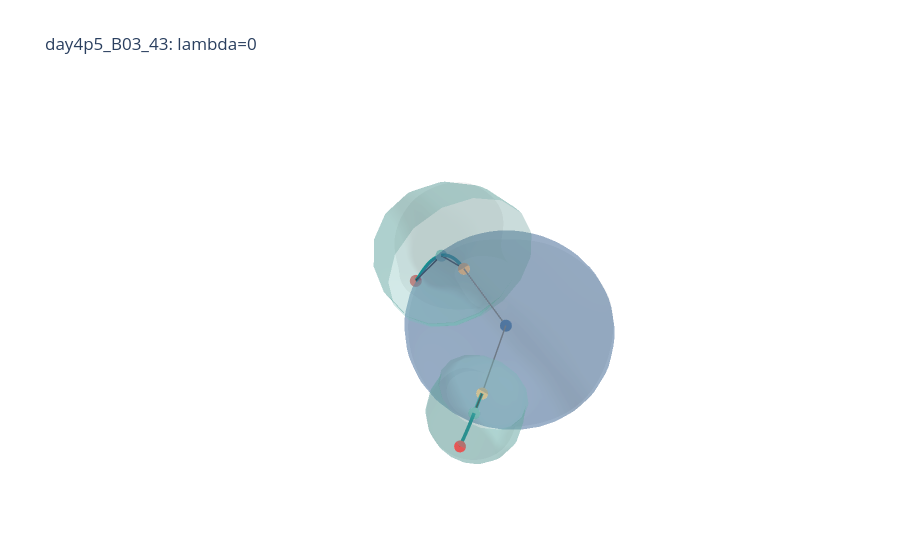
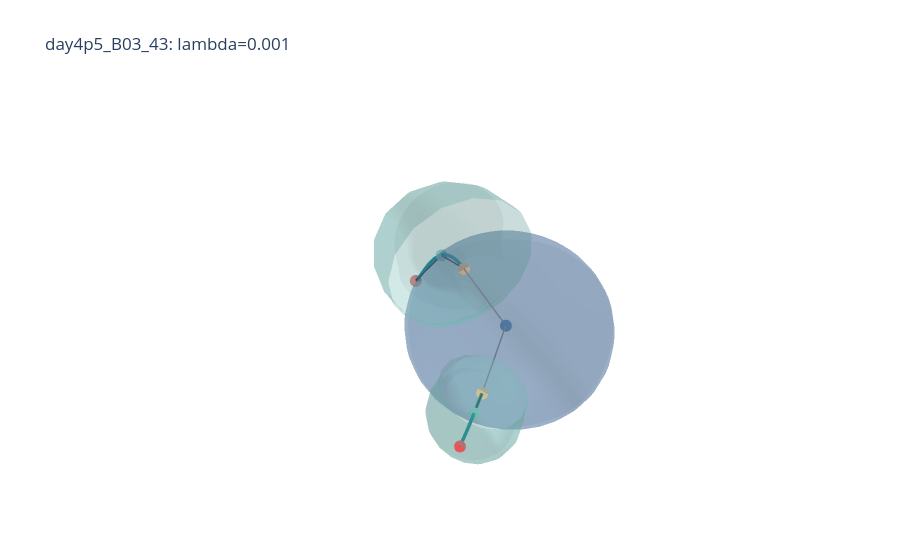
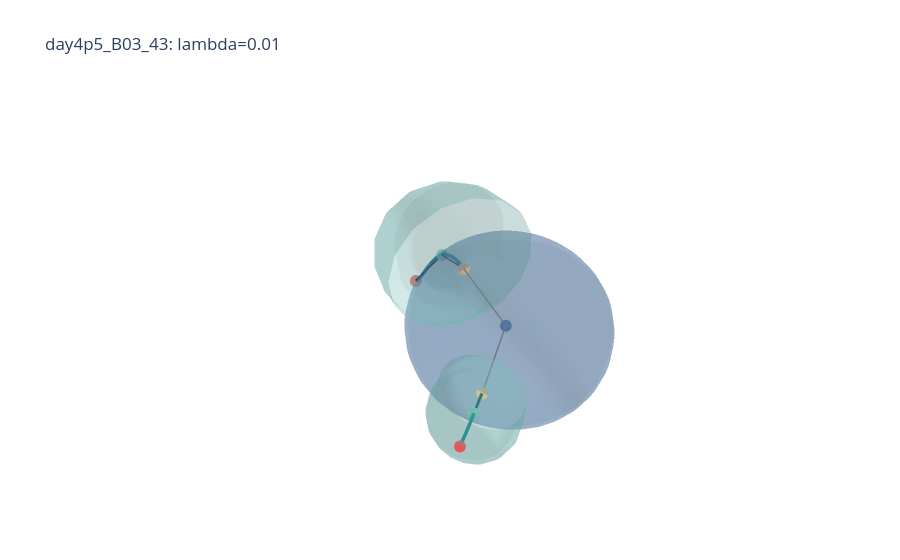
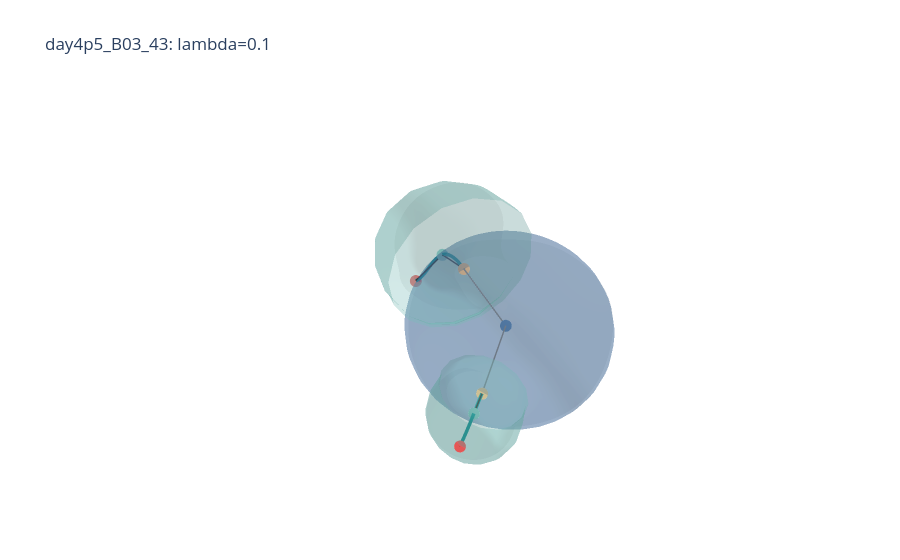

Here is the notebook cell these charts were saved with, in order:
### Markdown cell above
## 6) Visual comparison

Change `DISPLAY_LAMBDAS` near the top to inspect additional scan values. These are independent figures so each organoid and lambda retains the same interaction and framing as the main skeleton tutorial.

### Code cell
for record in organoid_records:
    label_uid = record["label_uid"]
    display(HTML(f"<h2>{label_uid}</h2>"))
    for lambda_value in DISPLAY_LAMBDAS:
        key = (label_uid, float(lambda_value))
        if key not in scan_results:
            print(f"lambda={lambda_value:g} was not included in LAMBDA_VALUES")
            continue
        result = scan_results[key]
        fig = plot_mesh_with_skeleton_and_primitives(
            result.mesh.v,
            result.mesh.f,
            result.graph,
            backend="plotly",
            mesh_alpha=0.12,
            primitive_alpha=0.32,
            show_node_labels=False,
        )
        fig.update_layout(
            title=f"{label_uid}: lambda={lambda_value:g}",
            showlegend=False,
        )
        display(fig)

### Figure 1 — Plotly figure (JSON) as saved in the notebook; plotly's stock layout.template omitted (floating-point values rounded to 4 significant figures; data arrays with more than 128 entries replaced by an {"elided": "..."} marker saying what was removed)
{"data": [{"color": "lightgray", "hoverinfo": "skip", "i": {"elided": "35998 int values"}, "j": {"elided": "35998 int values"}, "k": {"elided": "35998 int values"}, "name": "mesh", "opacity": 0.12, "type": "mesh3d", "x": {"elided": "18001 float values"}, "y": {"elided": "18001 float values"}, "z": {"elided": "18001 float values"}}, {"hovertext": "crypt_0_body_to_attachment", "line": {"color": "#7f7f7f", "width": 3}, "mode": "lines", "name": "body_to_attachment", "showlegend": false, "type": "scatter3d", "x": [1.227, -1.054], "y": [3.486, -1.978], "z": [-0.03894, 1.039]}, {"hovertext": "crypt_0_attachment_to_crypt", "line": {"color": "#222222", "width": 3}, "mode": "lines", "name": "attachment_to_crypt", "showlegend": false, "type": "scatter3d", "x": [-1.054, -2.526], "y": [-1.978, -5.659], "z": [1.039, 0.4704]}, {"hovertext": "crypt_0_crypt_to_tip", "line": {"color": "#222222", "width": 3}, "mode": "lines", "name": "crypt_to_tip", "showlegend": false, "type": "scatter3d", "x": [-2.526, -4.649], "y": [-5.659, -11.19], "z": [0.4704, -4.198]}, {"hovertext": "crypt_1_body_to_attachment", "line": {"color": "#7f7f7f", "width": 3}, "mode": "lines", "name": "body_to_attachment", "showlegend": false, "type": "scatter3d", "x": [1.227, 6.467], "y": [3.486, 6.322], "z": [-0.03894, -0.2002]}, {"hovertext": "crypt_1_attachment_to_crypt", "line": {"color": "#222222", "width": 3}, "mode": "lines", "name": "attachment_to_crypt", "showlegend": false, "type": "scatter3d", "x": [6.467, 7.81], "y": [6.322, 7.051], "z": [-0.2002, -0.06136]}, {"hovertext": "crypt_1_crypt_to_tip", "line": {"color": "#222222", "width": 3}, "mode": "lines", "name": "crypt_to_tip", "showlegend": false, "type": "scatter3d", "x": [7.81, 9.702], "y": [7.051, 8.024], "z": [-0.06136, 0.08546]}, {"hovertext": "crypt_0_path_0", "line": {"color": "#008b8b", "width": 7}, "mode": "lines", "name": "smooth crypt centerline", "showlegend": false, "type": "scatter3d", "x": [-1.054, -1.134, -1.214, -1.294, -1.374, -1.454, -1.534, -1.614, -1.694, -1.774, -1.853, -1.932, -2.011, -2.09, -2.168, -2.246, -2.323, -2.4, -2.476, -2.551, -2.626, -2.701, -2.774, -2.847, -2.919, -2.99, -3.061, -3.13, -3.198, -3.266, -3.332, -3.397, -3.461, -3.524, -3.586, -3.646, -3.705, -3.763, -3.819, -3.874, -3.927, -3.979, -4.03, -4.078, -4.125, -4.171, -4.214, -4.256, -4.296, -4.334, -4.37, -4.405, -4.437, -4.467, -4.496, -4.522, -4.546, -4.567, -4.587, -4.604, -4.619, -4.631, -4.641, -4.649], "y": [-1.978, -2.18, -2.381, -2.582, -2.783, -2.984, -3.185, -3.385, -3.585, -3.784, -3.982, -4.18, -4.377, -4.572, -4.767, -4.961, -5.153, -5.344, -5.534, -5.723, -5.909, -6.094, -6.278, -6.459, -6.639, -6.816, -6.992, -7.165, -7.336, -7.505, -7.671, -7.835, -7.996, -8.154, -8.309, -8.462, -8.611, -8.758, -8.901, -9.041, -9.178, -9.311, -9.441, -9.567, -9.69, -9.808, -9.923, -10.03, -10.14, -10.24, -10.34, -10.44, -10.53, -10.61, -10.69, -10.77, -10.84, -10.9, -10.96, -11.02, -11.07, -11.12, -11.16, -11.19], "z": [1.039, 1.083, 1.118, 1.142, 1.157, 1.163, 1.16, 1.148, 1.128, 1.099, 1.063, 1.02, 0.9694, 0.912, 0.8479, 0.7776, 0.7013, 0.6193, 0.5319, 0.4394, 0.3421, 0.2403, 0.1343, 0.02441, -0.08914, -0.206, -0.3259, -0.4486, -0.5737, -0.7009, -0.83, -0.9606, -1.093, -1.225, -1.359, -1.493, -1.627, -1.761, -1.894, -2.027, -2.158, -2.288, -2.416, -2.543, -2.667, -2.788, -2.907, -3.022, -3.134, -3.242, -3.347, -3.446, -3.542, -3.632, -3.717, -3.796, -3.87, -3.938, -3.999, -4.053, -4.101, -4.141, -4.174, -4.198]}, {"hovertext": "crypt_1_path_0", "line": {"color": "#008b8b", "width": 7}, "mode": "lines", "name": "smooth crypt centerline", "showlegend": false, "type": "scatter3d", "x": [6.467, 6.522, 6.576, 6.629, 6.681, 6.733, 6.785, 6.836, 6.886, 6.936, 6.985, 7.034, 7.083, 7.131, 7.179, 7.227, 7.274, 7.321, 7.368, 7.414, 7.461, 7.507, 7.553, 7.599, 7.645, 7.691, 7.737, 7.783, 7.83, 7.876, 7.922, 7.968, 8.015, 8.062, 8.109, 8.156, 8.204, 8.252, 8.3, 8.349, 8.398, 8.447, 8.497, 8.548, 8.598, 8.65, 8.702, 8.755, 8.808, 8.862, 8.916, 8.972, 9.028, 9.085, 9.142, 9.201, 9.26, 9.32, 9.381, 9.444, 9.507, 9.571, 9.636, 9.702], "y": [6.322, 6.349, 6.375, 6.401, 6.428, 6.454, 6.48, 6.507, 6.533, 6.559, 6.586, 6.612, 6.638, 6.665, 6.691, 6.717, 6.744, 6.77, 6.797, 6.823, 6.85, 6.876, 6.903, 6.929, 6.956, 6.982, 7.009, 7.036, 7.062, 7.089, 7.116, 7.143, 7.169, 7.196, 7.223, 7.25, 7.277, 7.304, 7.331, 7.358, 7.385, 7.412, 7.44, 7.467, 7.494, 7.522, 7.549, 7.577, 7.604, 7.632, 7.659, 7.687, 7.715, 7.743, 7.771, 7.798, 7.826, 7.855, 7.883, 7.911, 7.939, 7.968, 7.996, 8.024], "z": [-0.2002, -0.2016, -0.2024, -0.2025, -0.2019, -0.2007, -0.1989, -0.1965, -0.1936, -0.1902, -0.1862, -0.1818, -0.1769, -0.1716, -0.1659, -0.1598, -0.1533, -0.1466, -0.1395, -0.1322, -0.1246, -0.1168, -0.1087, -0.1005, -0.09218, -0.0837, -0.07512, -0.06646, -0.05776, -0.04902, -0.04028, -0.03157, -0.0229, -0.01431, -0.005814, 0.002557, 0.01078, 0.01883, 0.02668, 0.03431, 0.04169, 0.0488, 0.05561, 0.06209, 0.06823, 0.074, 0.07936, 0.08431, 0.0888, 0.09282, 0.09635, 0.09935, 0.1018, 0.1037, 0.105, 0.1056, 0.1056, 0.105, 0.1036, 0.1015, 0.0987, 0.09509, 0.09069, 0.08546]}, {"hovertext": ["body"], "marker": {"color": "#4c78a8", "size": 7}, "mode": "markers", "name": "body", "textposition": "top center", "type": "scatter3d", "x": [1.227], "y": [3.486], "z": [-0.03894]}, {"hovertext": ["crypt_0_attachment", "crypt_1_attachment"], "marker": {"color": "#ffbf79", "size": 7}, "mode": "markers", "name": "attachment", "textposition": "top center", "type": "scatter3d", "x": [-1.054, 6.467], "y": [-1.978, 6.322], "z": [1.039, -0.2002]}, {"hovertext": ["crypt_0_crypt", "crypt_1_crypt"], "marker": {"color": "#72b7b2", "size": 7}, "mode": "markers", "name": "crypt", "textposition": "top center", "type": "scatter3d", "x": [-2.526, 7.81], "y": [-5.659, 7.051], "z": [0.4704, -0.06136]}, {"hovertext": ["crypt_0_tip", "crypt_1_tip"], "marker": {"color": "#e45756", "size": 7}, "mode": "markers", "name": "tip", "textposition": "top center", "type": "scatter3d", "x": [-4.649, 9.702], "y": [-11.19, 8.024], "z": [-4.198, 0.08546]}, {"color": "#4c78a8", "hovertext": "body", "i": {"elided": "1984 int values"}, "j": {"elided": "1984 int values"}, "k": {"elided": "1984 int values"}, "name": "body", "opacity": 0.32, "type": "mesh3d", "x": {"elided": "1024 float values"}, "y": {"elided": "1024 float values"}, "z": {"elided": "1024 float values"}}, {"color": "#72b7b2", "hovertext": "crypt_0_path_0", "i": {"elided": "1008 int values"}, "j": {"elided": "1008 int values"}, "k": {"elided": "1008 int values"}, "name": "crypt_0_path_0", "opacity": 0.32, "type": "mesh3d", "x": {"elided": "513 float values"}, "y": {"elided": "513 float values"}, "z": {"elided": "513 float values"}}, {"color": "#72b7b2", "hovertext": "crypt_1_path_0", "i": {"elided": "1008 int values"}, "j": {"elided": "1008 int values"}, "k": {"elided": "1008 int values"}, "name": "crypt_1_path_0", "opacity": 0.32, "type": "mesh3d", "x": {"elided": "513 float values"}, "y": {"elided": "513 float values"}, "z": {"elided": "513 float values"}}], "layout": {"scene": {"aspectmode": "data", "camera": {"eye": {"x": 1.05, "y": 1.05, "z": 0.75}}, "xaxis": {"visible": false}, "yaxis": {"visible": false}, "zaxis": {"visible": false}}, "showlegend": false, "title": {"text": "day4p5_B03_43: lambda=0"}}}

### Figure 2 — Plotly figure (JSON) as saved in the notebook; plotly's stock layout.template omitted (floating-point values rounded to 4 significant figures; data arrays with more than 128 entries replaced by an {"elided": "..."} marker saying what was removed)
{"data": [{"color": "lightgray", "hoverinfo": "skip", "i": {"elided": "35998 int values"}, "j": {"elided": "35998 int values"}, "k": {"elided": "35998 int values"}, "name": "mesh", "opacity": 0.12, "type": "mesh3d", "x": {"elided": "18001 float values"}, "y": {"elided": "18001 float values"}, "z": {"elided": "18001 float values"}}, {"hovertext": "crypt_0_body_to_attachment", "line": {"color": "#7f7f7f", "width": 3}, "mode": "lines", "name": "body_to_attachment", "showlegend": false, "type": "scatter3d", "x": [1.227, -1.054], "y": [3.486, -1.978], "z": [-0.03894, 1.039]}, {"hovertext": "crypt_0_attachment_to_crypt", "line": {"color": "#222222", "width": 3}, "mode": "lines", "name": "attachment_to_crypt", "showlegend": false, "type": "scatter3d", "x": [-1.054, -2.545], "y": [-1.978, -5.651], "z": [1.039, 0.4895]}, {"hovertext": "crypt_0_crypt_to_tip", "line": {"color": "#222222", "width": 3}, "mode": "lines", "name": "crypt_to_tip", "showlegend": false, "type": "scatter3d", "x": [-2.545, -4.649], "y": [-5.651, -11.19], "z": [0.4895, -4.198]}, {"hovertext": "crypt_1_body_to_attachment", "line": {"color": "#7f7f7f", "width": 3}, "mode": "lines", "name": "body_to_attachment", "showlegend": false, "type": "scatter3d", "x": [1.227, 6.467], "y": [3.486, 6.322], "z": [-0.03894, -0.2002]}, {"hovertext": "crypt_1_attachment_to_crypt", "line": {"color": "#222222", "width": 3}, "mode": "lines", "name": "attachment_to_crypt", "showlegend": false, "type": "scatter3d", "x": [6.467, 7.811], "y": [6.322, 7.05], "z": [-0.2002, -0.0633]}, {"hovertext": "crypt_1_crypt_to_tip", "line": {"color": "#222222", "width": 3}, "mode": "lines", "name": "crypt_to_tip", "showlegend": false, "type": "scatter3d", "x": [7.811, 9.702], "y": [7.05, 8.024], "z": [-0.0633, 0.08546]}, {"hovertext": "crypt_0_path_0", "line": {"color": "#008b8b", "width": 7}, "mode": "lines", "name": "smooth crypt centerline", "showlegend": false, "type": "scatter3d", "x": [-1.054, -1.134, -1.213, -1.293, -1.373, -1.452, -1.531, -1.61, -1.689, -1.768, -1.846, -1.924, -2.001, -2.078, -2.155, -2.231, -2.307, -2.382, -2.457, -2.53, -2.604, -2.676, -2.748, -2.819, -2.889, -2.959, -3.028, -3.095, -3.162, -3.228, -3.293, -3.357, -3.419, -3.481, -3.541, -3.601, -3.659, -3.716, -3.771, -3.826, -3.879, -3.93, -3.981, -4.029, -4.077, -4.122, -4.167, -4.209, -4.25, -4.29, -4.328, -4.364, -4.398, -4.43, -4.461, -4.49, -4.517, -4.542, -4.565, -4.586, -4.605, -4.622, -4.636, -4.649], "y": [-1.978, -2.179, -2.379, -2.579, -2.777, -2.974, -3.171, -3.367, -3.561, -3.754, -3.947, -4.138, -4.327, -4.516, -4.703, -4.888, -5.073, -5.255, -5.437, -5.616, -5.794, -5.97, -6.145, -6.317, -6.488, -6.657, -6.824, -6.989, -7.152, -7.313, -7.472, -7.629, -7.783, -7.935, -8.085, -8.232, -8.377, -8.519, -8.659, -8.797, -8.931, -9.063, -9.193, -9.319, -9.443, -9.564, -9.682, -9.797, -9.909, -10.02, -10.12, -10.23, -10.33, -10.42, -10.51, -10.6, -10.69, -10.77, -10.85, -10.93, -11.0, -11.07, -11.13, -11.19], "z": [1.039, 1.084, 1.119, 1.145, 1.161, 1.169, 1.168, 1.16, 1.143, 1.118, 1.086, 1.047, 1.001, 0.948, 0.8889, 0.8237, 0.7527, 0.6761, 0.5942, 0.5072, 0.4156, 0.3194, 0.2191, 0.1148, 0.006776, -0.1046, -0.2191, -0.3365, -0.4565, -0.5788, -0.7032, -0.8293, -0.957, -1.086, -1.216, -1.346, -1.478, -1.609, -1.74, -1.871, -2.001, -2.13, -2.258, -2.385, -2.51, -2.632, -2.753, -2.871, -2.987, -3.099, -3.208, -3.313, -3.415, -3.512, -3.605, -3.693, -3.776, -3.854, -3.927, -3.994, -4.055, -4.109, -4.157, -4.198]}, {"hovertext": "crypt_1_path_0", "line": {"color": "#008b8b", "width": 7}, "mode": "lines", "name": "smooth crypt centerline", "showlegend": false, "type": "scatter3d", "x": [6.467, 6.52, 6.572, 6.624, 6.675, 6.726, 6.776, 6.826, 6.876, 6.926, 6.975, 7.024, 7.073, 7.121, 7.169, 7.217, 7.265, 7.313, 7.361, 7.408, 7.456, 7.503, 7.55, 7.598, 7.645, 7.692, 7.74, 7.787, 7.834, 7.882, 7.93, 7.977, 8.025, 8.074, 8.122, 8.17, 8.219, 8.268, 8.318, 8.367, 8.417, 8.468, 8.518, 8.569, 8.621, 8.673, 8.725, 8.778, 8.831, 8.885, 8.939, 8.994, 9.049, 9.105, 9.162, 9.219, 9.277, 9.336, 9.395, 9.455, 9.515, 9.577, 9.639, 9.702], "y": [6.322, 6.348, 6.373, 6.399, 6.424, 6.45, 6.476, 6.502, 6.528, 6.554, 6.58, 6.607, 6.633, 6.66, 6.686, 6.713, 6.739, 6.766, 6.793, 6.82, 6.847, 6.874, 6.901, 6.928, 6.955, 6.982, 7.009, 7.036, 7.064, 7.091, 7.118, 7.146, 7.173, 7.2, 7.228, 7.255, 7.283, 7.31, 7.338, 7.366, 7.393, 7.421, 7.448, 7.476, 7.503, 7.531, 7.559, 7.586, 7.614, 7.641, 7.669, 7.696, 7.724, 7.751, 7.779, 7.806, 7.834, 7.861, 7.888, 7.916, 7.943, 7.97, 7.997, 8.024], "z": [-0.2002, -0.2016, -0.2023, -0.2023, -0.2017, -0.2005, -0.1987, -0.1963, -0.1934, -0.19, -0.1861, -0.1817, -0.1769, -0.1716, -0.166, -0.1599, -0.1536, -0.1469, -0.1399, -0.1327, -0.1251, -0.1174, -0.1095, -0.1014, -0.09313, -0.08475, -0.07627, -0.06771, -0.0591, -0.05045, -0.04181, -0.03319, -0.02461, -0.0161, -0.007684, 0.0006125, 0.008766, 0.01675, 0.02455, 0.03212, 0.03946, 0.04653, 0.05331, 0.05978, 0.06591, 0.07168, 0.07705, 0.08202, 0.08655, 0.09062, 0.0942, 0.09727, 0.09981, 0.1018, 0.1032, 0.104, 0.1041, 0.1036, 0.1024, 0.1006, 0.09794, 0.09457, 0.09042, 0.08546]}, {"hovertext": ["body"], "marker": {"color": "#4c78a8", "size": 7}, "mode": "markers", "name": "body", "textposition": "top center", "type": "scatter3d", "x": [1.227], "y": [3.486], "z": [-0.03894]}, {"hovertext": ["crypt_0_attachment", "crypt_1_attachment"], "marker": {"color": "#ffbf79", "size": 7}, "mode": "markers", "name": "attachment", "textposition": "top center", "type": "scatter3d", "x": [-1.054, 6.467], "y": [-1.978, 6.322], "z": [1.039, -0.2002]}, {"hovertext": ["crypt_0_crypt", "crypt_1_crypt"], "marker": {"color": "#72b7b2", "size": 7}, "mode": "markers", "name": "crypt", "textposition": "top center", "type": "scatter3d", "x": [-2.545, 7.811], "y": [-5.651, 7.05], "z": [0.4895, -0.0633]}, {"hovertext": ["crypt_0_tip", "crypt_1_tip"], "marker": {"color": "#e45756", "size": 7}, "mode": "markers", "name": "tip", "textposition": "top center", "type": "scatter3d", "x": [-4.649, 9.702], "y": [-11.19, 8.024], "z": [-4.198, 0.08546]}, {"color": "#4c78a8", "hovertext": "body", "i": {"elided": "1984 int values"}, "j": {"elided": "1984 int values"}, "k": {"elided": "1984 int values"}, "name": "body", "opacity": 0.32, "type": "mesh3d", "x": {"elided": "1024 float values"}, "y": {"elided": "1024 float values"}, "z": {"elided": "1024 float values"}}, {"color": "#72b7b2", "hovertext": "crypt_0_path_0", "i": {"elided": "1008 int values"}, "j": {"elided": "1008 int values"}, "k": {"elided": "1008 int values"}, "name": "crypt_0_path_0", "opacity": 0.32, "type": "mesh3d", "x": {"elided": "513 float values"}, "y": {"elided": "513 float values"}, "z": {"elided": "513 float values"}}, {"color": "#72b7b2", "hovertext": "crypt_1_path_0", "i": {"elided": "1008 int values"}, "j": {"elided": "1008 int values"}, "k": {"elided": "1008 int values"}, "name": "crypt_1_path_0", "opacity": 0.32, "type": "mesh3d", "x": {"elided": "513 float values"}, "y": {"elided": "513 float values"}, "z": {"elided": "513 float values"}}], "layout": {"scene": {"aspectmode": "data", "camera": {"eye": {"x": 1.05, "y": 1.05, "z": 0.75}}, "xaxis": {"visible": false}, "yaxis": {"visible": false}, "zaxis": {"visible": false}}, "showlegend": false, "title": {"text": "day4p5_B03_43: lambda=0.001"}}}

### Figure 3 — Plotly figure (JSON) as saved in the notebook; plotly's stock layout.template omitted (floating-point values rounded to 4 significant figures; data arrays with more than 128 entries replaced by an {"elided": "..."} marker saying what was removed)
{"data": [{"color": "lightgray", "hoverinfo": "skip", "i": {"elided": "35998 int values"}, "j": {"elided": "35998 int values"}, "k": {"elided": "35998 int values"}, "name": "mesh", "opacity": 0.12, "type": "mesh3d", "x": {"elided": "18001 float values"}, "y": {"elided": "18001 float values"}, "z": {"elided": "18001 float values"}}, {"hovertext": "crypt_0_body_to_attachment", "line": {"color": "#7f7f7f", "width": 3}, "mode": "lines", "name": "body_to_attachment", "showlegend": false, "type": "scatter3d", "x": [1.227, -1.054], "y": [3.486, -1.978], "z": [-0.03894, 1.039]}, {"hovertext": "crypt_0_attachment_to_crypt", "line": {"color": "#222222", "width": 3}, "mode": "lines", "name": "attachment_to_crypt", "showlegend": false, "type": "scatter3d", "x": [-1.054, -2.574], "y": [-1.978, -5.639], "z": [1.039, 0.5149]}, {"hovertext": "crypt_0_crypt_to_tip", "line": {"color": "#222222", "width": 3}, "mode": "lines", "name": "crypt_to_tip", "showlegend": false, "type": "scatter3d", "x": [-2.574, -4.649], "y": [-5.639, -11.19], "z": [0.5149, -4.198]}, {"hovertext": "crypt_1_body_to_attachment", "line": {"color": "#7f7f7f", "width": 3}, "mode": "lines", "name": "body_to_attachment", "showlegend": false, "type": "scatter3d", "x": [1.227, 6.467], "y": [3.486, 6.322], "z": [-0.03894, -0.2002]}, {"hovertext": "crypt_1_attachment_to_crypt", "line": {"color": "#222222", "width": 3}, "mode": "lines", "name": "attachment_to_crypt", "showlegend": false, "type": "scatter3d", "x": [6.467, 7.815], "y": [6.322, 7.045], "z": [-0.2002, -0.07538]}, {"hovertext": "crypt_1_crypt_to_tip", "line": {"color": "#222222", "width": 3}, "mode": "lines", "name": "crypt_to_tip", "showlegend": false, "type": "scatter3d", "x": [7.815, 9.702], "y": [7.045, 8.024], "z": [-0.07538, 0.08546]}, {"hovertext": "crypt_0_path_0", "line": {"color": "#008b8b", "width": 7}, "mode": "lines", "name": "smooth crypt centerline", "showlegend": false, "type": "scatter3d", "x": [-1.054, -1.134, -1.213, -1.292, -1.371, -1.45, -1.528, -1.605, -1.683, -1.76, -1.836, -1.912, -1.988, -2.063, -2.138, -2.212, -2.285, -2.358, -2.43, -2.502, -2.572, -2.643, -2.712, -2.781, -2.849, -2.916, -2.982, -3.048, -3.112, -3.176, -3.239, -3.301, -3.362, -3.422, -3.481, -3.539, -3.595, -3.651, -3.706, -3.76, -3.812, -3.863, -3.913, -3.962, -4.01, -4.056, -4.102, -4.145, -4.188, -4.229, -4.269, -4.307, -4.344, -4.379, -4.413, -4.446, -4.477, -4.506, -4.534, -4.56, -4.585, -4.608, -4.629, -4.649], "y": [-1.978, -2.179, -2.377, -2.574, -2.768, -2.961, -3.152, -3.341, -3.529, -3.714, -3.898, -4.08, -4.26, -4.438, -4.614, -4.789, -4.962, -5.133, -5.303, -5.47, -5.636, -5.8, -5.962, -6.123, -6.282, -6.439, -6.594, -6.748, -6.9, -7.05, -7.199, -7.346, -7.491, -7.635, -7.776, -7.917, -8.055, -8.192, -8.327, -8.461, -8.593, -8.723, -8.852, -8.979, -9.105, -9.229, -9.351, -9.472, -9.591, -9.709, -9.825, -9.939, -10.05, -10.16, -10.27, -10.38, -10.49, -10.59, -10.7, -10.8, -10.9, -11.0, -11.1, -11.19], "z": [1.039, 1.084, 1.12, 1.148, 1.167, 1.178, 1.181, 1.176, 1.163, 1.144, 1.117, 1.084, 1.044, 0.9976, 0.9452, 0.887, 0.8232, 0.754, 0.6796, 0.6003, 0.5164, 0.428, 0.3354, 0.2388, 0.1384, 0.03457, -0.07255, -0.1827, -0.2957, -0.4112, -0.5291, -0.6491, -0.771, -0.8945, -1.019, -1.145, -1.272, -1.4, -1.528, -1.657, -1.785, -1.913, -2.041, -2.168, -2.294, -2.419, -2.542, -2.664, -2.784, -2.902, -3.017, -3.13, -3.24, -3.347, -3.451, -3.551, -3.648, -3.74, -3.829, -3.912, -3.991, -4.066, -4.135, -4.198]}, {"hovertext": "crypt_1_path_0", "line": {"color": "#008b8b", "width": 7}, "mode": "lines", "name": "smooth crypt centerline", "showlegend": false, "type": "scatter3d", "x": [6.467, 6.519, 6.571, 6.623, 6.675, 6.726, 6.777, 6.828, 6.879, 6.93, 6.981, 7.032, 7.083, 7.133, 7.183, 7.234, 7.284, 7.334, 7.385, 7.435, 7.485, 7.535, 7.585, 7.635, 7.685, 7.735, 7.785, 7.835, 7.885, 7.935, 7.985, 8.035, 8.085, 8.136, 8.186, 8.236, 8.287, 8.337, 8.388, 8.438, 8.489, 8.54, 8.591, 8.642, 8.693, 8.745, 8.796, 8.848, 8.9, 8.952, 9.004, 9.057, 9.109, 9.162, 9.215, 9.268, 9.321, 9.375, 9.429, 9.483, 9.537, 9.592, 9.647, 9.702], "y": [6.322, 6.347, 6.373, 6.398, 6.424, 6.45, 6.476, 6.503, 6.529, 6.556, 6.583, 6.61, 6.637, 6.664, 6.692, 6.719, 6.747, 6.775, 6.803, 6.831, 6.859, 6.887, 6.915, 6.943, 6.971, 7.0, 7.028, 7.057, 7.085, 7.113, 7.142, 7.17, 7.198, 7.227, 7.255, 7.283, 7.312, 7.34, 7.368, 7.396, 7.424, 7.452, 7.479, 7.507, 7.534, 7.562, 7.589, 7.616, 7.643, 7.67, 7.697, 7.723, 7.749, 7.775, 7.801, 7.827, 7.853, 7.878, 7.903, 7.928, 7.952, 7.977, 8.001, 8.024], "z": [-0.2002, -0.2015, -0.2023, -0.2024, -0.2018, -0.2007, -0.199, -0.1967, -0.1939, -0.1906, -0.1869, -0.1826, -0.178, -0.1729, -0.1674, -0.1616, -0.1555, -0.149, -0.1422, -0.1352, -0.1279, -0.1204, -0.1127, -0.1048, -0.09682, -0.08867, -0.0804, -0.07206, -0.06366, -0.05522, -0.04678, -0.03834, -0.02994, -0.02159, -0.01333, -0.005177, 0.00285, 0.01073, 0.01842, 0.02593, 0.0332, 0.04024, 0.047, 0.05347, 0.05963, 0.06544, 0.0709, 0.07597, 0.08062, 0.08485, 0.08862, 0.09191, 0.0947, 0.09696, 0.09867, 0.0998, 0.1003, 0.1003, 0.09954, 0.09816, 0.09608, 0.09328, 0.08975, 0.08546]}, {"hovertext": ["body"], "marker": {"color": "#4c78a8", "size": 7}, "mode": "markers", "name": "body", "textposition": "top center", "type": "scatter3d", "x": [1.227], "y": [3.486], "z": [-0.03894]}, {"hovertext": ["crypt_0_attachment", "crypt_1_attachment"], "marker": {"color": "#ffbf79", "size": 7}, "mode": "markers", "name": "attachment", "textposition": "top center", "type": "scatter3d", "x": [-1.054, 6.467], "y": [-1.978, 6.322], "z": [1.039, -0.2002]}, {"hovertext": ["crypt_0_crypt", "crypt_1_crypt"], "marker": {"color": "#72b7b2", "size": 7}, "mode": "markers", "name": "crypt", "textposition": "top center", "type": "scatter3d", "x": [-2.574, 7.815], "y": [-5.639, 7.045], "z": [0.5149, -0.07538]}, {"hovertext": ["crypt_0_tip", "crypt_1_tip"], "marker": {"color": "#e45756", "size": 7}, "mode": "markers", "name": "tip", "textposition": "top center", "type": "scatter3d", "x": [-4.649, 9.702], "y": [-11.19, 8.024], "z": [-4.198, 0.08546]}, {"color": "#4c78a8", "hovertext": "body", "i": {"elided": "1984 int values"}, "j": {"elided": "1984 int values"}, "k": {"elided": "1984 int values"}, "name": "body", "opacity": 0.32, "type": "mesh3d", "x": {"elided": "1024 float values"}, "y": {"elided": "1024 float values"}, "z": {"elided": "1024 float values"}}, {"color": "#72b7b2", "hovertext": "crypt_0_path_0", "i": {"elided": "1008 int values"}, "j": {"elided": "1008 int values"}, "k": {"elided": "1008 int values"}, "name": "crypt_0_path_0", "opacity": 0.32, "type": "mesh3d", "x": {"elided": "513 float values"}, "y": {"elided": "513 float values"}, "z": {"elided": "513 float values"}}, {"color": "#72b7b2", "hovertext": "crypt_1_path_0", "i": {"elided": "1008 int values"}, "j": {"elided": "1008 int values"}, "k": {"elided": "1008 int values"}, "name": "crypt_1_path_0", "opacity": 0.32, "type": "mesh3d", "x": {"elided": "513 float values"}, "y": {"elided": "513 float values"}, "z": {"elided": "513 float values"}}], "layout": {"scene": {"aspectmode": "data", "camera": {"eye": {"x": 1.05, "y": 1.05, "z": 0.75}}, "xaxis": {"visible": false}, "yaxis": {"visible": false}, "zaxis": {"visible": false}}, "showlegend": false, "title": {"text": "day4p5_B03_43: lambda=0.01"}}}

### Figure 4 — Plotly figure (JSON) as saved in the notebook; plotly's stock layout.template omitted (floating-point values rounded to 4 significant figures; data arrays with more than 128 entries replaced by an {"elided": "..."} marker saying what was removed)
{"data": [{"color": "lightgray", "hoverinfo": "skip", "i": {"elided": "35998 int values"}, "j": {"elided": "35998 int values"}, "k": {"elided": "35998 int values"}, "name": "mesh", "opacity": 0.12, "type": "mesh3d", "x": {"elided": "18001 float values"}, "y": {"elided": "18001 float values"}, "z": {"elided": "18001 float values"}}, {"hovertext": "crypt_0_body_to_attachment", "line": {"color": "#7f7f7f", "width": 3}, "mode": "lines", "name": "body_to_attachment", "showlegend": false, "type": "scatter3d", "x": [1.227, -1.054], "y": [3.486, -1.978], "z": [-0.03894, 1.039]}, {"hovertext": "crypt_0_attachment_to_crypt", "line": {"color": "#222222", "width": 3}, "mode": "lines", "name": "attachment_to_crypt", "showlegend": false, "type": "scatter3d", "x": [-1.054, -2.603], "y": [-1.978, -5.626], "z": [1.039, 0.5369]}, {"hovertext": "crypt_0_crypt_to_tip", "line": {"color": "#222222", "width": 3}, "mode": "lines", "name": "crypt_to_tip", "showlegend": false, "type": "scatter3d", "x": [-2.603, -4.649], "y": [-5.626, -11.19], "z": [0.5369, -4.198]}, {"hovertext": "crypt_1_body_to_attachment", "line": {"color": "#7f7f7f", "width": 3}, "mode": "lines", "name": "body_to_attachment", "showlegend": false, "type": "scatter3d", "x": [1.227, 6.467], "y": [3.486, 6.322], "z": [-0.03894, -0.2002]}, {"hovertext": "crypt_1_attachment_to_crypt", "line": {"color": "#222222", "width": 3}, "mode": "lines", "name": "attachment_to_crypt", "showlegend": false, "type": "scatter3d", "x": [6.467, 7.816], "y": [6.322, 7.044], "z": [-0.2002, -0.07818]}, {"hovertext": "crypt_1_crypt_to_tip", "line": {"color": "#222222", "width": 3}, "mode": "lines", "name": "crypt_to_tip", "showlegend": false, "type": "scatter3d", "x": [7.816, 9.702], "y": [7.044, 8.024], "z": [-0.07818, 0.08546]}, {"hovertext": "crypt_0_path_0", "line": {"color": "#008b8b", "width": 7}, "mode": "lines", "name": "smooth crypt centerline", "showlegend": false, "type": "scatter3d", "x": [-1.054, -1.134, -1.213, -1.291, -1.369, -1.447, -1.524, -1.601, -1.677, -1.753, -1.828, -1.902, -1.976, -2.049, -2.122, -2.194, -2.265, -2.336, -2.406, -2.476, -2.544, -2.612, -2.68, -2.746, -2.812, -2.877, -2.941, -3.005, -3.067, -3.129, -3.19, -3.25, -3.31, -3.368, -3.426, -3.482, -3.538, -3.593, -3.647, -3.7, -3.752, -3.803, -3.853, -3.902, -3.95, -3.997, -4.043, -4.087, -4.131, -4.174, -4.215, -4.256, -4.295, -4.333, -4.37, -4.406, -4.441, -4.474, -4.506, -4.538, -4.567, -4.596, -4.623, -4.649], "y": [-1.978, -2.178, -2.375, -2.569, -2.76, -2.949, -3.135, -3.318, -3.499, -3.678, -3.854, -4.027, -4.199, -4.368, -4.535, -4.699, -4.862, -5.023, -5.181, -5.338, -5.493, -5.646, -5.797, -5.947, -6.095, -6.241, -6.386, -6.53, -6.672, -6.812, -6.952, -7.09, -7.227, -7.363, -7.498, -7.631, -7.764, -7.896, -8.027, -8.157, -8.287, -8.416, -8.544, -8.672, -8.799, -8.926, -9.052, -9.178, -9.304, -9.429, -9.555, -9.68, -9.805, -9.93, -10.06, -10.18, -10.31, -10.43, -10.56, -10.68, -10.81, -10.94, -11.07, -11.19], "z": [1.039, 1.084, 1.122, 1.151, 1.172, 1.185, 1.191, 1.19, 1.182, 1.167, 1.145, 1.117, 1.083, 1.042, 0.9961, 0.9442, 0.8869, 0.8244, 0.7569, 0.6845, 0.6075, 0.5261, 0.4405, 0.3509, 0.2575, 0.1604, 0.06001, -0.04363, -0.1503, -0.2597, -0.3717, -0.4861, -0.6027, -0.7213, -0.8417, -0.9637, -1.087, -1.212, -1.337, -1.463, -1.59, -1.717, -1.845, -1.972, -2.099, -2.226, -2.352, -2.477, -2.601, -2.724, -2.845, -2.965, -3.083, -3.198, -3.312, -3.423, -3.531, -3.637, -3.739, -3.839, -3.934, -4.026, -4.114, -4.198]}, {"hovertext": "crypt_1_path_0", "line": {"color": "#008b8b", "width": 7}, "mode": "lines", "name": "smooth crypt centerline", "showlegend": false, "type": "scatter3d", "x": [6.467, 6.52, 6.572, 6.624, 6.676, 6.728, 6.78, 6.832, 6.883, 6.935, 6.986, 7.037, 7.088, 7.139, 7.19, 7.241, 7.292, 7.343, 7.393, 7.444, 7.495, 7.545, 7.596, 7.646, 7.696, 7.747, 7.797, 7.848, 7.898, 7.948, 7.999, 8.049, 8.099, 8.15, 8.2, 8.251, 8.301, 8.352, 8.403, 8.453, 8.504, 8.555, 8.606, 8.657, 8.708, 8.759, 8.81, 8.862, 8.913, 8.965, 9.016, 9.068, 9.12, 9.172, 9.224, 9.277, 9.329, 9.382, 9.435, 9.488, 9.541, 9.594, 9.648, 9.702], "y": [6.322, 6.348, 6.373, 6.399, 6.425, 6.451, 6.478, 6.504, 6.531, 6.558, 6.585, 6.612, 6.64, 6.667, 6.695, 6.723, 6.751, 6.779, 6.807, 6.835, 6.863, 6.891, 6.92, 6.948, 6.977, 7.005, 7.034, 7.062, 7.091, 7.119, 7.148, 7.176, 7.205, 7.233, 7.261, 7.29, 7.318, 7.346, 7.374, 7.402, 7.43, 7.458, 7.486, 7.513, 7.541, 7.568, 7.595, 7.622, 7.649, 7.675, 7.702, 7.728, 7.754, 7.78, 7.805, 7.831, 7.856, 7.881, 7.905, 7.93, 7.954, 7.978, 8.001, 8.024], "z": [-0.2002, -0.2016, -0.2023, -0.2024, -0.2019, -0.2008, -0.1991, -0.1969, -0.1941, -0.1908, -0.1871, -0.1829, -0.1783, -0.1733, -0.1678, -0.1621, -0.1559, -0.1495, -0.1428, -0.1358, -0.1286, -0.1211, -0.1134, -0.1056, -0.0976, -0.08948, -0.08126, -0.07295, -0.06458, -0.05617, -0.04776, -0.03935, -0.03097, -0.02265, -0.01441, -0.006274, 0.001737, 0.009598, 0.01729, 0.02478, 0.03206, 0.03909, 0.04585, 0.05233, 0.0585, 0.06433, 0.0698, 0.07489, 0.07958, 0.08383, 0.08764, 0.09097, 0.0938, 0.09612, 0.09788, 0.09908, 0.09969, 0.09969, 0.09905, 0.09774, 0.09576, 0.09306, 0.08964, 0.08546]}, {"hovertext": ["body"], "marker": {"color": "#4c78a8", "size": 7}, "mode": "markers", "name": "body", "textposition": "top center", "type": "scatter3d", "x": [1.227], "y": [3.486], "z": [-0.03894]}, {"hovertext": ["crypt_0_attachment", "crypt_1_attachment"], "marker": {"color": "#ffbf79", "size": 7}, "mode": "markers", "name": "attachment", "textposition": "top center", "type": "scatter3d", "x": [-1.054, 6.467], "y": [-1.978, 6.322], "z": [1.039, -0.2002]}, {"hovertext": ["crypt_0_crypt", "crypt_1_crypt"], "marker": {"color": "#72b7b2", "size": 7}, "mode": "markers", "name": "crypt", "textposition": "top center", "type": "scatter3d", "x": [-2.603, 7.816], "y": [-5.626, 7.044], "z": [0.5369, -0.07818]}, {"hovertext": ["crypt_0_tip", "crypt_1_tip"], "marker": {"color": "#e45756", "size": 7}, "mode": "markers", "name": "tip", "textposition": "top center", "type": "scatter3d", "x": [-4.649, 9.702], "y": [-11.19, 8.024], "z": [-4.198, 0.08546]}, {"color": "#4c78a8", "hovertext": "body", "i": {"elided": "1984 int values"}, "j": {"elided": "1984 int values"}, "k": {"elided": "1984 int values"}, "name": "body", "opacity": 0.32, "type": "mesh3d", "x": {"elided": "1024 float values"}, "y": {"elided": "1024 float values"}, "z": {"elided": "1024 float values"}}, {"color": "#72b7b2", "hovertext": "crypt_0_path_0", "i": {"elided": "1008 int values"}, "j": {"elided": "1008 int values"}, "k": {"elided": "1008 int values"}, "name": "crypt_0_path_0", "opacity": 0.32, "type": "mesh3d", "x": {"elided": "513 float values"}, "y": {"elided": "513 float values"}, "z": {"elided": "513 float values"}}, {"color": "#72b7b2", "hovertext": "crypt_1_path_0", "i": {"elided": "1008 int values"}, "j": {"elided": "1008 int values"}, "k": {"elided": "1008 int values"}, "name": "crypt_1_path_0", "opacity": 0.32, "type": "mesh3d", "x": {"elided": "513 float values"}, "y": {"elided": "513 float values"}, "z": {"elided": "513 float values"}}], "layout": {"scene": {"aspectmode": "data", "camera": {"eye": {"x": 1.05, "y": 1.05, "z": 0.75}}, "xaxis": {"visible": false}, "yaxis": {"visible": false}, "zaxis": {"visible": false}}, "showlegend": false, "title": {"text": "day4p5_B03_43: lambda=0.1"}}}
